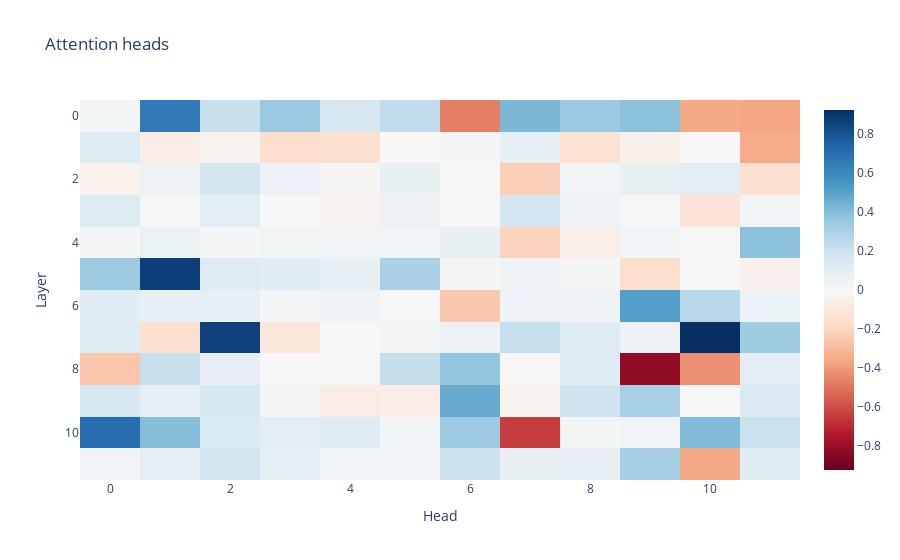
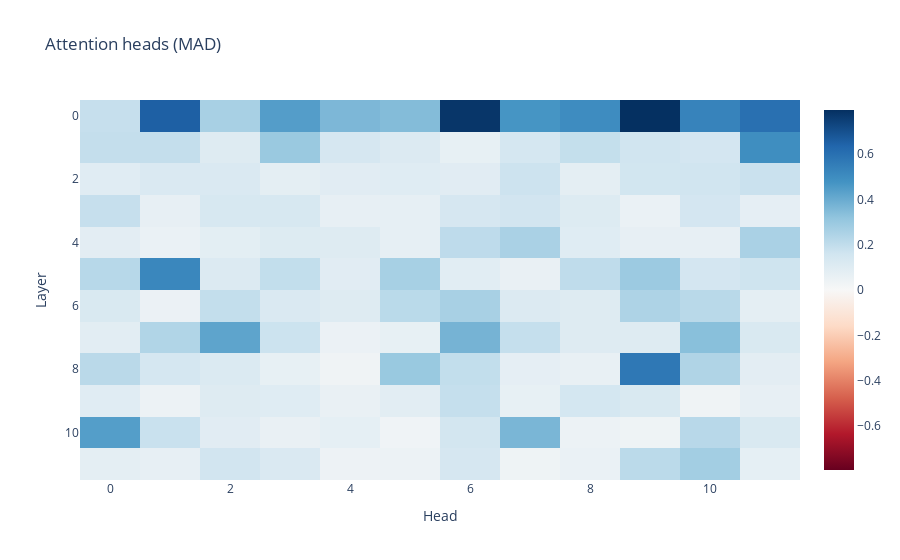
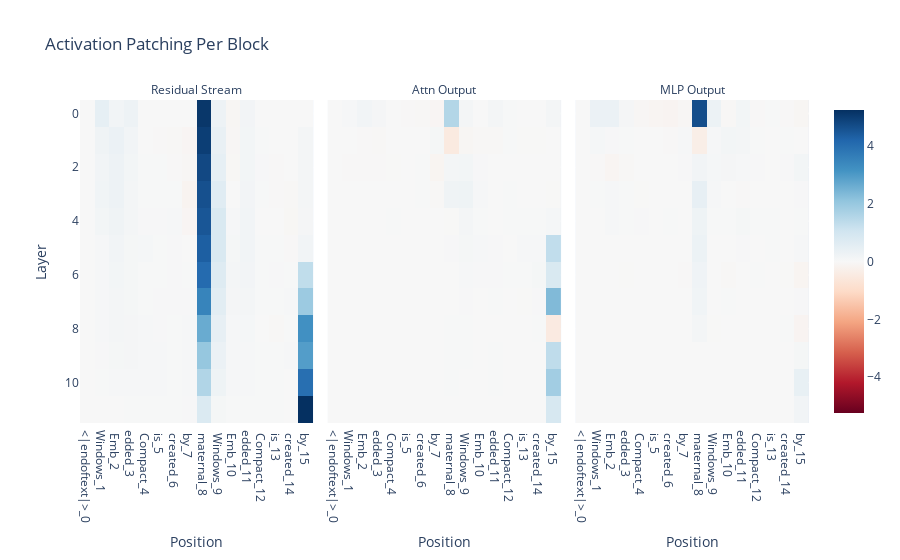
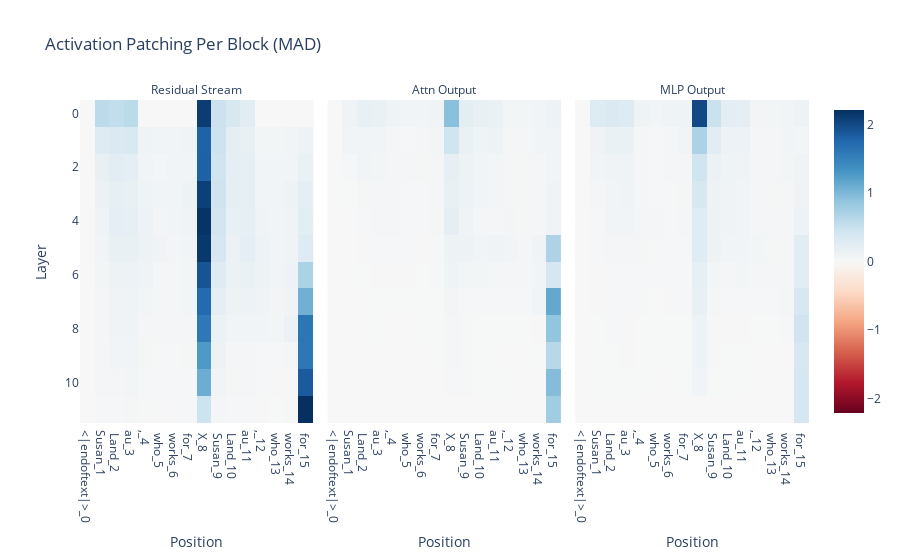

The notebook cell these images were saved under, in order:
### Markdown cell above
## Plot copy win (200 examples)

### Code cell
imshow(
    data["neg"]["patch_attn_head_out"]["mean"].mean(0),
    yaxis="Layer", 
    xaxis="Head", 
    title = "Attention heads"
)
imshow(
    data_var["neg"]["patch_attn_head_out"]["mean"].mean(0),
    yaxis="Layer", 
    xaxis="Head", 
    title = "Attention heads (MAD)",
    # zmax=1,
    # zmin=-1
)
imshow(
    data["neg"]["patch_per_block"]["mean"].mean(0),
    facet_col=0,
    facet_labels=["Residual Stream", "Attn Output", "MLP Output"],
    title="Activation Patching Per Block",
    xaxis="Position",
    yaxis="Layer",
    # zmax=1,
    # zmin=-1,
    x=[f"{tok}_{i}" for i, tok in enumerate(data["pos"]["example_str_token"])],
)
imshow(
    data_var["neg"]["patch_per_block"]["mean"].mean(0),
    facet_col=0,
    facet_labels=["Residual Stream", "Attn Output", "MLP Output"],
    title="Activation Patching Per Block (MAD)",
    xaxis="Position",
    yaxis="Layer",
    # zmax= 6,
    # zmin=-6,
    x=[f"{tok}_{i}" for i, tok in enumerate(data["neg"]["example_str_token"])],
)

### Figure 1 — Plotly figure (JSON) as saved in the notebook; plotly's stock layout.template omitted (floating-point values rounded to 4 significant figures; data arrays with more than 128 entries replaced by an {"elided": "..."} marker saying what was removed)
{"data": [{"coloraxis": "coloraxis", "hovertemplate": "x: %{x}<br>y: %{y}<br>color: %{z}<extra></extra>", "name": "0", "type": "heatmap", "xaxis": "x", "yaxis": "y", "z": {"elided": "12x12 float values"}}], "layout": {"coloraxis": {"cmid": 0, "colorscale": [[0, "rgb(103,0,31)"], [0.1, "rgb(178,24,43)"], [0.2, "rgb(214,96,77)"], [0.3, "rgb(244,165,130)"], [0.4, "rgb(253,219,199)"], [0.5, "rgb(247,247,247)"], [0.6, "rgb(209,229,240)"], [0.7, "rgb(146,197,222)"], [0.8, "rgb(67,147,195)"], [0.9, "rgb(33,102,172)"], [1, "rgb(5,48,97)"]]}, "title": {"text": "Attention heads"}, "xaxis": {"anchor": "y", "domain": [0, 1], "title": {"text": "Head"}}, "yaxis": {"anchor": "x", "autorange": "reversed", "domain": [0, 1], "title": {"text": "Layer"}}}}

### Figure 2 — Plotly figure (JSON) as saved in the notebook; plotly's stock layout.template omitted (floating-point values rounded to 4 significant figures; data arrays with more than 128 entries replaced by an {"elided": "..."} marker saying what was removed)
{"data": [{"coloraxis": "coloraxis", "hovertemplate": "x: %{x}<br>y: %{y}<br>color: %{z}<extra></extra>", "name": "0", "type": "heatmap", "xaxis": "x", "yaxis": "y", "z": {"elided": "12x12 float values"}}], "layout": {"coloraxis": {"cmid": 0, "colorscale": [[0, "rgb(103,0,31)"], [0.1, "rgb(178,24,43)"], [0.2, "rgb(214,96,77)"], [0.3, "rgb(244,165,130)"], [0.4, "rgb(253,219,199)"], [0.5, "rgb(247,247,247)"], [0.6, "rgb(209,229,240)"], [0.7, "rgb(146,197,222)"], [0.8, "rgb(67,147,195)"], [0.9, "rgb(33,102,172)"], [1, "rgb(5,48,97)"]]}, "title": {"text": "Attention heads (MAD)"}, "xaxis": {"anchor": "y", "domain": [0, 1], "title": {"text": "Head"}}, "yaxis": {"anchor": "x", "autorange": "reversed", "domain": [0, 1], "title": {"text": "Layer"}}}}

### Figure 3 — Plotly figure (JSON) as saved in the notebook; plotly's stock layout.template omitted (floating-point values rounded to 4 significant figures; data arrays with more than 128 entries replaced by an {"elided": "..."} marker saying what was removed)
{"data": [{"coloraxis": "coloraxis", "hovertemplate": "x: %{x}<br>y: %{y}<br>color: %{z}<extra></extra>", "name": "0", "type": "heatmap", "x": ["<|endoftext|>_0", "Windows_1", " Emb_2", "edded_3", " Compact_4", " is_5", " created_6", " by_7", " maternal_8", " Windows_9", " Emb_10", "edded_11", " Compact_12", " is_13", " created_14", " by_15"], "xaxis": "x", "yaxis": "y", "z": {"elided": "12x16 float values"}}, {"coloraxis": "coloraxis", "hovertemplate": "x: %{x}<br>y: %{y}<br>color: %{z}<extra></extra>", "name": "1", "type": "heatmap", "x": ["<|endoftext|>_0", "Windows_1", " Emb_2", "edded_3", " Compact_4", " is_5", " created_6", " by_7", " maternal_8", " Windows_9", " Emb_10", "edded_11", " Compact_12", " is_13", " created_14", " by_15"], "xaxis": "x2", "yaxis": "y2", "z": {"elided": "12x16 float values"}}, {"coloraxis": "coloraxis", "hovertemplate": "x: %{x}<br>y: %{y}<br>color: %{z}<extra></extra>", "name": "2", "type": "heatmap", "x": ["<|endoftext|>_0", "Windows_1", " Emb_2", "edded_3", " Compact_4", " is_5", " created_6", " by_7", " maternal_8", " Windows_9", " Emb_10", "edded_11", " Compact_12", " is_13", " created_14", " by_15"], "xaxis": "x3", "yaxis": "y3", "z": {"elided": "12x16 float values"}}], "layout": {"annotations": [{"font": {}, "showarrow": false, "text": "Residual Stream", "x": 0.16, "xanchor": "center", "xref": "paper", "y": 1, "yanchor": "bottom", "yref": "paper"}, {"font": {}, "showarrow": false, "text": "Attn Output", "x": 0.5, "xanchor": "center", "xref": "paper", "y": 1, "yanchor": "bottom", "yref": "paper"}, {"font": {}, "showarrow": false, "text": "MLP Output", "x": 0.84, "xanchor": "center", "xref": "paper", "y": 1, "yanchor": "bottom", "yref": "paper"}], "coloraxis": {"cmid": 0, "colorscale": [[0, "rgb(103,0,31)"], [0.1, "rgb(178,24,43)"], [0.2, "rgb(214,96,77)"], [0.3, "rgb(244,165,130)"], [0.4, "rgb(253,219,199)"], [0.5, "rgb(247,247,247)"], [0.6, "rgb(209,229,240)"], [0.7, "rgb(146,197,222)"], [0.8, "rgb(67,147,195)"], [0.9, "rgb(33,102,172)"], [1, "rgb(5,48,97)"]]}, "title": {"text": "Activation Patching Per Block"}, "xaxis": {"anchor": "y", "domain": [0, 0.32], "title": {"text": "Position"}}, "xaxis2": {"anchor": "y2", "domain": [0.34, 0.66], "matches": "x", "title": {"text": "Position"}}, "xaxis3": {"anchor": "y3", "domain": [0.68, 1.0], "matches": "x", "title": {"text": "Position"}}, "yaxis": {"anchor": "x", "autorange": "reversed", "domain": [0, 1], "title": {"text": "Layer"}}, "yaxis2": {"anchor": "x2", "domain": [0, 1], "matches": "y", "showticklabels": false}, "yaxis3": {"anchor": "x3", "domain": [0, 1], "matches": "y", "showticklabels": false}}}

### Figure 4 — Plotly figure (JSON) as saved in the notebook; plotly's stock layout.template omitted (floating-point values rounded to 4 significant figures; data arrays with more than 128 entries replaced by an {"elided": "..."} marker saying what was removed)
{"data": [{"coloraxis": "coloraxis", "hovertemplate": "x: %{x}<br>y: %{y}<br>color: %{z}<extra></extra>", "name": "0", "type": "heatmap", "x": ["<|endoftext|>_0", "Susan_1", " Land_2", "au_3", ",_4", " who_5", " works_6", " for_7", " X_8", " Susan_9", " Land_10", "au_11", ",_12", " who_13", " works_14", " for_15"], "xaxis": "x", "yaxis": "y", "z": {"elided": "12x16 float values"}}, {"coloraxis": "coloraxis", "hovertemplate": "x: %{x}<br>y: %{y}<br>color: %{z}<extra></extra>", "name": "1", "type": "heatmap", "x": ["<|endoftext|>_0", "Susan_1", " Land_2", "au_3", ",_4", " who_5", " works_6", " for_7", " X_8", " Susan_9", " Land_10", "au_11", ",_12", " who_13", " works_14", " for_15"], "xaxis": "x2", "yaxis": "y2", "z": {"elided": "12x16 float values"}}, {"coloraxis": "coloraxis", "hovertemplate": "x: %{x}<br>y: %{y}<br>color: %{z}<extra></extra>", "name": "2", "type": "heatmap", "x": ["<|endoftext|>_0", "Susan_1", " Land_2", "au_3", ",_4", " who_5", " works_6", " for_7", " X_8", " Susan_9", " Land_10", "au_11", ",_12", " who_13", " works_14", " for_15"], "xaxis": "x3", "yaxis": "y3", "z": {"elided": "12x16 float values"}}], "layout": {"annotations": [{"font": {}, "showarrow": false, "text": "Residual Stream", "x": 0.16, "xanchor": "center", "xref": "paper", "y": 1, "yanchor": "bottom", "yref": "paper"}, {"font": {}, "showarrow": false, "text": "Attn Output", "x": 0.5, "xanchor": "center", "xref": "paper", "y": 1, "yanchor": "bottom", "yref": "paper"}, {"font": {}, "showarrow": false, "text": "MLP Output", "x": 0.84, "xanchor": "center", "xref": "paper", "y": 1, "yanchor": "bottom", "yref": "paper"}], "coloraxis": {"cmid": 0, "colorscale": [[0, "rgb(103,0,31)"], [0.1, "rgb(178,24,43)"], [0.2, "rgb(214,96,77)"], [0.3, "rgb(244,165,130)"], [0.4, "rgb(253,219,199)"], [0.5, "rgb(247,247,247)"], [0.6, "rgb(209,229,240)"], [0.7, "rgb(146,197,222)"], [0.8, "rgb(67,147,195)"], [0.9, "rgb(33,102,172)"], [1, "rgb(5,48,97)"]]}, "title": {"text": "Activation Patching Per Block (MAD)"}, "xaxis": {"anchor": "y", "domain": [0, 0.32], "title": {"text": "Position"}}, "xaxis2": {"anchor": "y2", "domain": [0.34, 0.66], "matches": "x", "title": {"text": "Position"}}, "xaxis3": {"anchor": "y3", "domain": [0.68, 1.0], "matches": "x", "title": {"text": "Position"}}, "yaxis": {"anchor": "x", "autorange": "reversed", "domain": [0, 1], "title": {"text": "Layer"}}, "yaxis2": {"anchor": "x2", "domain": [0, 1], "matches": "y", "showticklabels": false}, "yaxis3": {"anchor": "x3", "domain": [0, 1], "matches": "y", "showticklabels": false}}}
